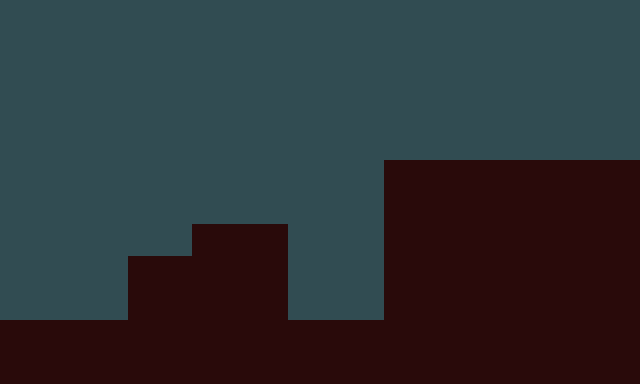

A level layout from a 2D game, rendered from its tile map. Below: a short description, then the map file with tile-grid data replaced by summaries:
An orthogonal 20x12 tile map with 32x32 px tiles, 1 tile layer (Camada de Tiles 1) and 11 objects (5x Coin, Player, Door).

<map version="1.9" tiledversion="1.9.0" orientation="orthogonal" renderorder="right-down" width="20" height="12" tilewidth="32" tileheight="32" infinite="0" nextlayerid="4" nextobjectid="33">
 <tileset firstgid="1" source="Spritesheet.tsx" />
 <layer id="1" name="Camada de Tiles 1" width="20" height="12">
  <data>[240 cells, 240 non-empty, 2 distinct tile ids]</data>
 </layer>
 <objectgroup id="2" name="SpawnPoints">
  <object id="15" class="Player" gid="1" x="32" y="256" width="32" height="32" />
  <object id="16" class="Door" gid="3" x="576" y="160" width="64" height="64">
   <properties>
    <property name="NextLevel" value="Level2.tmx" />
   </properties>
  </object>
  <object id="17" class="Coin" gid="4" x="512" y="160" width="32" height="32" />
  <object id="18" class="Coin" gid="4" x="384" y="160" width="32" height="32" />
  <object id="19" class="Coin" gid="4" x="320" y="320" width="32" height="32" />
  <object id="20" class="Coin" gid="4" x="256" y="192" width="32" height="32" />
  <object id="28" class="Coin" gid="4" x="128" y="256" width="32" height="32" />
 </objectgroup>
 <objectgroup id="3" name="Platforms">
  <object id="29" x="384" y="160" width="256" height="224" />
  <object id="30" x="0" y="320" width="384" height="64" />
  <object id="31" x="192" y="224" width="96" height="96" />
  <object id="32" x="128" y="256" width="64" height="64" />
 </objectgroup>
</map>
